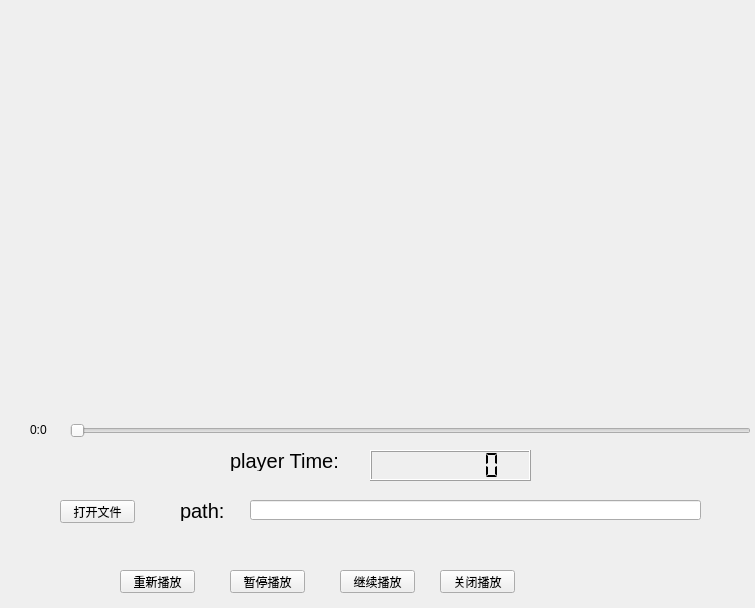
<?xml version="1.0" encoding="UTF-8"?>
<ui version="4.0">
 <class>Widget</class>
 <widget class="QWidget" name="Widget">
  <property name="geometry">
   <rect>
    <x>0</x>
    <y>0</y>
    <width>755</width>
    <height>608</height>
   </rect>
  </property>
  <property name="windowTitle">
   <string>Widget</string>
  </property>
  <widget class="QPushButton" name="openPathButton">
   <property name="geometry">
    <rect>
     <x>60</x>
     <y>500</y>
     <width>75</width>
     <height>23</height>
    </rect>
   </property>
   <property name="text">
    <string>打开文件</string>
   </property>
  </widget>
  <widget class="QPushButton" name="playButton">
   <property name="geometry">
    <rect>
     <x>120</x>
     <y>570</y>
     <width>75</width>
     <height>23</height>
    </rect>
   </property>
   <property name="text">
    <string>重新播放</string>
   </property>
  </widget>
  <widget class="QLabel" name="label">
   <property name="geometry">
    <rect>
     <x>180</x>
     <y>500</y>
     <width>71</width>
     <height>21</height>
    </rect>
   </property>
   <property name="font">
    <font>
     <pointsize>15</pointsize>
    </font>
   </property>
   <property name="text">
    <string>path:</string>
   </property>
  </widget>
  <widget class="QLineEdit" name="lineEdit">
   <property name="geometry">
    <rect>
     <x>250</x>
     <y>500</y>
     <width>451</width>
     <height>20</height>
    </rect>
   </property>
  </widget>
  <widget class="QPushButton" name="stopButton">
   <property name="geometry">
    <rect>
     <x>230</x>
     <y>570</y>
     <width>75</width>
     <height>23</height>
    </rect>
   </property>
   <property name="text">
    <string>暂停播放</string>
   </property>
  </widget>
  <widget class="QPushButton" name="closeButton">
   <property name="geometry">
    <rect>
     <x>440</x>
     <y>570</y>
     <width>75</width>
     <height>23</height>
    </rect>
   </property>
   <property name="text">
    <string>关闭播放</string>
   </property>
  </widget>
  <widget class="QWidget" name="openglWidget" native="true">
   <property name="geometry">
    <rect>
     <x>40</x>
     <y>20</y>
     <width>681</width>
     <height>391</height>
    </rect>
   </property>
  </widget>
  <widget class="QLabel" name="label_3">
   <property name="geometry">
    <rect>
     <x>230</x>
     <y>450</y>
     <width>121</width>
     <height>21</height>
    </rect>
   </property>
   <property name="font">
    <font>
     <pointsize>15</pointsize>
    </font>
   </property>
   <property name="text">
    <string>player Time:</string>
   </property>
  </widget>
  <widget class="QLCDNumber" name="playerTime">
   <property name="geometry">
    <rect>
     <x>370</x>
     <y>450</y>
     <width>161</width>
     <height>31</height>
    </rect>
   </property>
   <property name="smallDecimalPoint">
    <bool>false</bool>
   </property>
   <property name="digitCount">
    <number>7</number>
   </property>
   <property name="segmentStyle">
    <enum>QLCDNumber::Flat</enum>
   </property>
   <property name="value" stdset="0">
    <double>0.000000000000000</double>
   </property>
   <property name="intValue" stdset="0">
    <number>0</number>
   </property>
  </widget>
  <widget class="QSlider" name="horizontalSlider">
   <property name="geometry">
    <rect>
     <x>70</x>
     <y>420</y>
     <width>681</width>
     <height>22</height>
    </rect>
   </property>
   <property name="cursor">
    <cursorShape>OpenHandCursor</cursorShape>
   </property>
   <property name="orientation">
    <enum>Qt::Horizontal</enum>
   </property>
  </widget>
  <widget class="QLabel" name="label_4">
   <property name="geometry">
    <rect>
     <x>30</x>
     <y>420</y>
     <width>30</width>
     <height>20</height>
    </rect>
   </property>
   <property name="text">
    <string>0:0</string>
   </property>
  </widget>
  <widget class="QPushButton" name="continueButton">
   <property name="geometry">
    <rect>
     <x>340</x>
     <y>570</y>
     <width>75</width>
     <height>23</height>
    </rect>
   </property>
   <property name="text">
    <string>继续播放</string>
   </property>
  </widget>
 </widget>
 <resources/>
 <connections/>
</ui>
